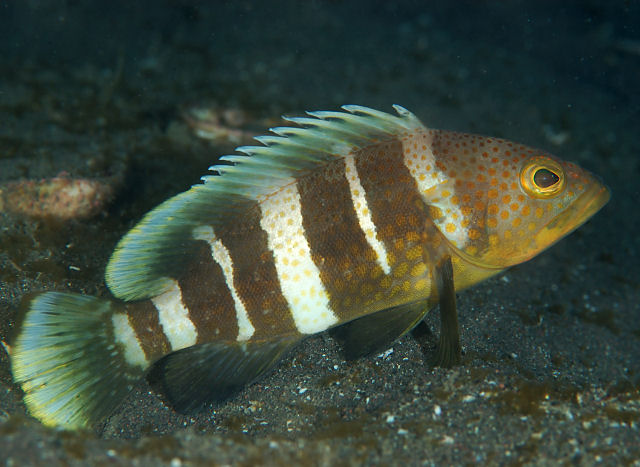
#> input picture visual_aid/1_complex_rotation/fish.jpg, 640 x 467 px
$ python image_example.py
#> lines starting #> are read from the running program, lines starting #| are printed output that depends on the picture
from PIL import Image
import numpy as np
from matplotlib import pyplot as plt

def load_image(filename):
#> called with filename = 'fish.jpg'
    img = Image.open(filename)
#> img is the input picture: PIL image 640x467 RGB; mean R, G, B 61.7, 73.5, 60.1
    arr = np.array(img)
    rows, cols, _ = arr.shape
#> rows = 467; cols = 640
    dreal, dimag = cols/2, rows/2
#> dreal = 320; dimag = 233.5
    markers = []
    for y,row in enumerate(arr):
        markers.extend( [ ( (-dreal+x)  + (dimag - y)*1j, tuple(pixel/255) ) for x,pixel in enumerate(row)] )
#> after the loop, markers = 298880 items
    return markers

def plot_image(data):
    p = plt.scatter( [ d.real for d,_ in data ], [ d.imag for d,_ in data ], c = [ c for _,c in data ], edgecolors=None , marker="s" )
    return p

if __name__ == '__main__':

    data = load_image("fish.jpg")
#> data = 298880 items
    plt.figure(1)
    plot_image(data)

    theta = 45*np.pi/180 # 45 graus para radianos
    data_rot = [ ( z*np.exp(1j*theta), color ) for z, color in data  ]
#> data_rot = 298880 items

    plt.figure(2)
    plot_image(data_rot)

    plt.show()
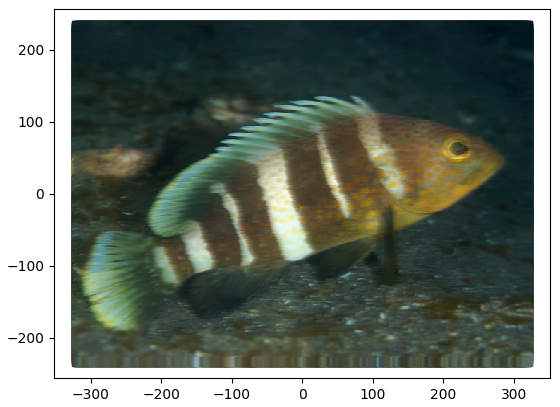
#> figure drawn by matplotlib, 1 panel
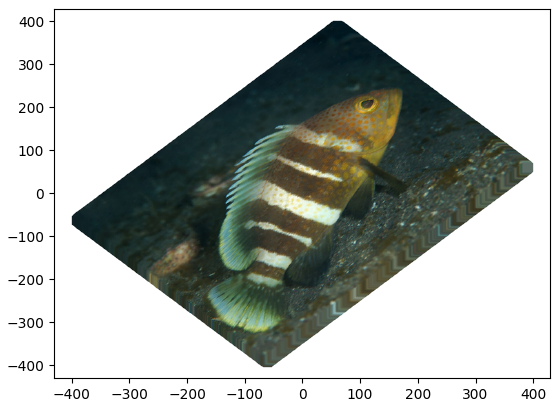
#> figure drawn by matplotlib, 1 panel
